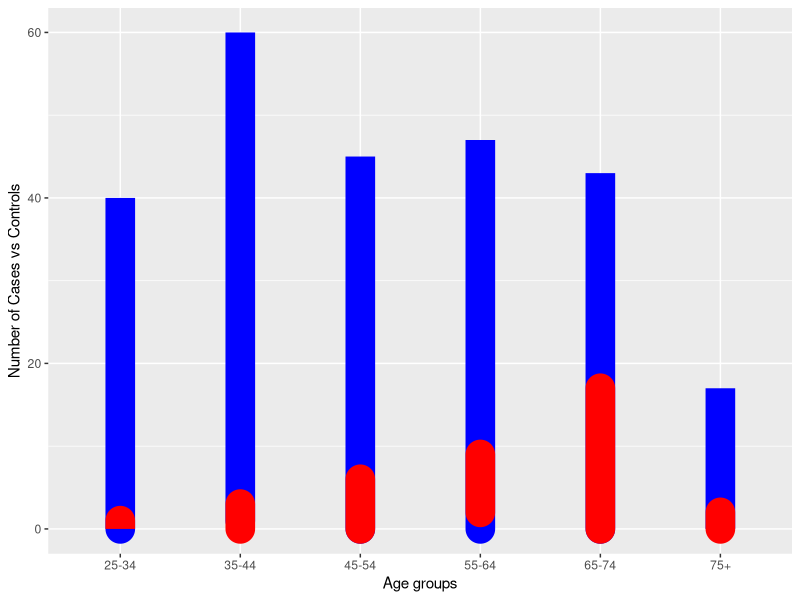

This figure's R source:
## ---- chunk 1
library(MASS)
y <- as.data.frame(esoph)

library(dplyr)

library(ggplot2)
ggplot(y, aes(x = agegp)) + 
    geom_line(aes(y = ncontrols), colour="blue", size = 10) + 
    geom_line(aes(y = ncases), colour = "red", size = 10) + 
    ylab(label="Number of Cases vs Controls") + 
    xlab("Age groups")
